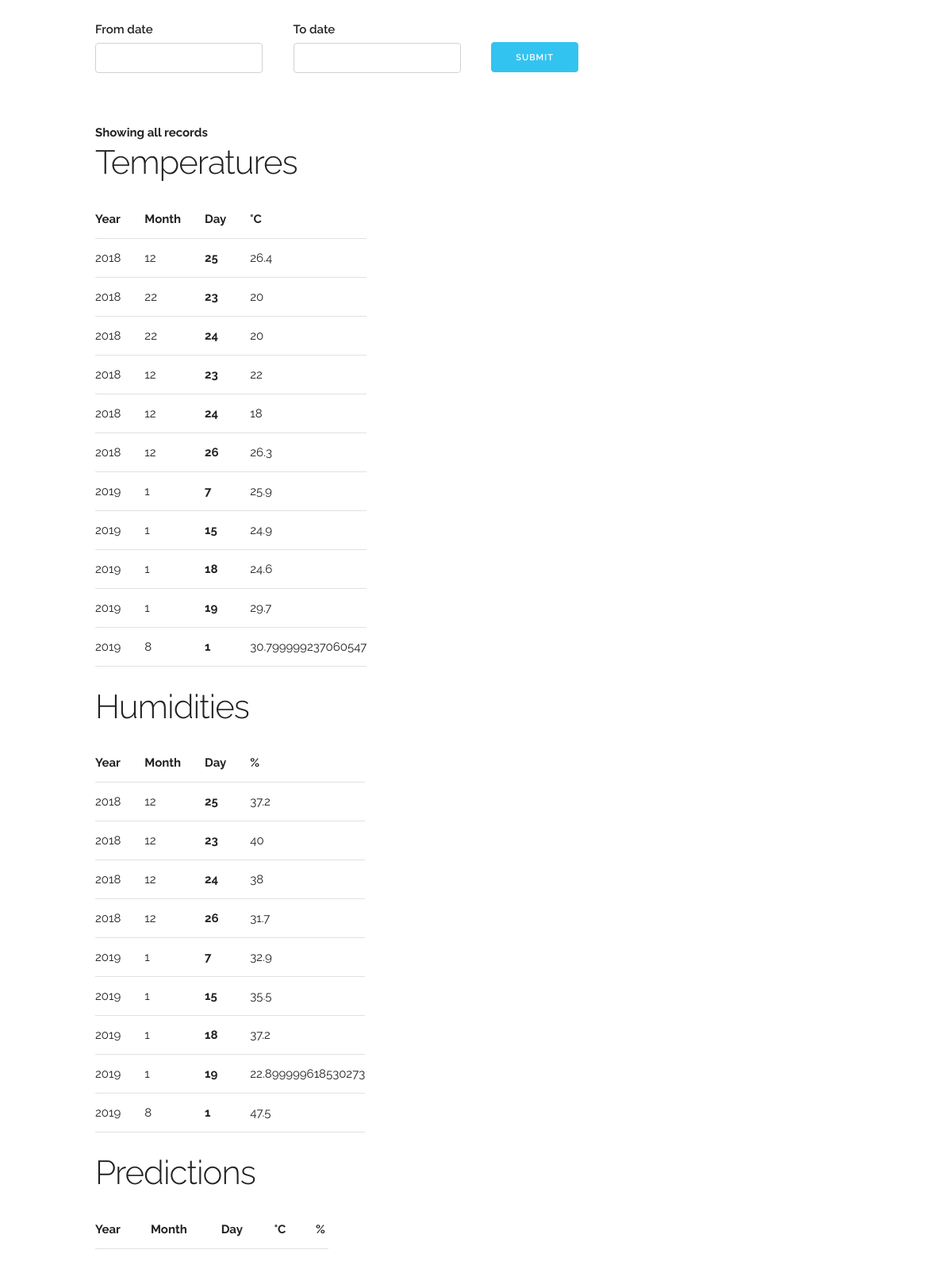
The page /home on the database its author committed.
### tables this page shows
CREATE TABLE tempTable(Year int, Month int, Day int, temp int);

CREATE TABLE humidityTable(Year int, Month int, Day int, humidity int);

### lab_app.py (the view)
@app.route("/home", methods=['GET'])
def home():
    conn=sqlite3.connect('/var/www/lab_app/lab_app.db')
    curs=conn.cursor()
    curs.execute("SELECT * FROM tempTable")
    temperatures = curs.fetchall()
    curs.execute("SELECT * FROM humidityTable")
    humidities = curs.fetchall()
    currentYear = datetime.today().strftime('%Y')
    currentMonth =datetime.today().strftime('%m')
    currentDay = datetime.today().strftime('%d')
    year7Days = (datetime.now() + timedelta(days=7)).strftime('%Y')
    month7Days = (datetime.now() + timedelta(days=7)).strftime('%m')
    day7Days = (datetime.now() + timedelta(days=7)).strftime('%d')
    curs.execute("SELECT Year,Month,Day,PredictedTemp,PredictedHum FROM predictionsTable WHERE Year BETWEEN ? And ? AND  Month BETWEEN ? AND ? AND Day BETWEEN ? AND ?"
                        ,(currentYear,year7Days,currentMonth,month7Days,currentDay,day7Days))
    predictions = curs.fetchall()
    conn.close()
    if not temperatures and not humidities and not predictions:
        return render_template("no_sensor.html")
    return render_template("home.html",temp=temperatures, hum=humidities, pred=predictions, temp_items= len(temperatures),hum_items= len(humidities))

### templates/home.html (shortened to what this page needs)
<!DOCTYPE html>
<html lang="en">
  <head>
    <link rel="stylesheet" href="/static/css/normalize.css">
    <link rel="stylesheet" href="/static/css/skeleton.css">
    <link rel="stylesheet" href="//code.jquery.com/ui/1.12.1/themes/base/jquery-ui.css">
  </head>
  <body>
    <div class="container">
      <div class="row">
        <form id="datetime_range" action="/search" method="GET">
            <div class="three columns">
              <label for="from">From date</label>
              <input class="u-full-width" id="from" type="text" value="{{from_date}}" name="from">
            </div>
            <div class="three columns">
              <label for="to">To date</label>
              <input class="u-full-width" id="to" type="text" value="{{to_date}}" name="to">
            </div>
            <div class="two columns">
              <input class="button-primary" type="submit" value="Submit" style="position:relative; top: 28px" id="submit_button" />
            </div>
        </form>
      </div>
      <div class="row">
        <div class="one-third column" style="margin-top: 5%">
          <strong>Showing all records</strong>
          <h2>Temperatures</h2>
            <table class="u-full-width">
              <thead>
                <tr>
                  <th>Year</th>
                  <th>Month</th>
		  <th>Day</th>
		  <th>&deg;C</th>
                </tr>
              </thead>
              <tbody>
                {% for row in temp %}
                <tr>
                  <td>{{row[0]}}</td>
		  <td>{{row[1]}}</td>
		  <th>{{row[2]}}</th>
                  <td>{{row[3]}}</td>
                </tr>
                {% endfor %}
              </tbody>
            </table>
            <h2>Humidities</h2>
            <table class="u-full-width">
              <thead>
                <tr>
                  <th>Year</th>
		  <th>Month</th>
		  <th>Day</th>
                  <th>%</th>
                </tr>
              </thead>
              <tbody>
                {% for row in hum %}
                <tr>
                  <td>{{row[0]}}</td>
		  <td>{{row[1]}}</td>
		  <th>{{row[2]}}</th>
                  <td>{{row[3]}}</td>
                </tr>
                {% endfor %}
              </tbody>
            </table>
            <h2>Predictions</h2>
            <table class="u-full-width">
              <thead>
                <tr>
                  <th>Year</th>
		  <th>Month</th>
		  <th>Day</th>
		  <th>&deg;C</th>
                  <th>%</th>
                </tr>
              </thead>
            </table>
        </div>
    </div>
  </body>
 </html>

### static/css/skeleton.css (style rules this page uses)
.container { position: relative; width: 100%; max-width: 960px; margin: 0 auto; padding: 0 20px; box-sizing: border-box; }
.column, .columns { width: 100%; float: left; box-sizing: border-box; }
@media (min-width: 400px) { .container { width: 85%; padding: 0; } }
@media (min-width: 550px) { .container { width: 80%; } }
@media (min-width: 550px) { .column, .columns { margin-left: 4%; } }
@media (min-width: 550px) { .column:first-child, .columns:first-child { margin-left: 0; } }
@media (min-width: 550px) { .two.columns { width: 13.3333333333%; } }
@media (min-width: 550px) { .three.columns { width: 22%; } }
@media (min-width: 550px) { .one-third.column { width: 30.6666666667%; } }
html { font-size: 62.5%; }
body { font-size: 1.5em; line-height: 1.6; font-weight: 400; font-family: "Raleway", "HelveticaNeue", "Helvetica Neue", Helvetica, Arial, sans-serif; color: #222; }
h1, h2, h3, h4, h5, h6 { margin-top: 0; margin-bottom: 2rem; font-weight: 300; }
h2 { font-size: 3.6rem; line-height: 1.25; letter-spacing: -.1rem; }
@media (min-width: 550px) { h2 { font-size: 4.2rem; } }
.button, button, input[type="submit"], input[type="reset"], input[type="button"] { display: inline-block; height: 38px; padding: 0 30px; color: #555; text-align: center; font-size: 11px; font-weight: 600; line-height: 38px; letter-spacing: .1rem; text-transform: uppercase; text-decoration: none; white-space: nowrap; background-color: transparent; border-radius: 4px; border: 1px solid #bbb; cursor: pointer; box-sizing: border-box; }
.button.button-primary, button.button-primary, input[type="submit"].button-primary, input[type="reset"].button-primary, input[type="button"].button-primary { color: #FFF; background-color: #33C3F0; border-color: #33C3F0; }
input[type="email"], input[type="number"], input[type="search"], input[type="text"], input[type="tel"], input[type="url"], input[type="password"], textarea, select { height: 38px; padding: 6px 10px; background-color: #fff; border: 1px solid #D1D1D1; border-radius: 4px; box-shadow: none; box-sizing: border-box; }
input[type="email"], input[type="number"], input[type="search"], input[type="text"], input[type="tel"], input[type="url"], input[type="password"], textarea { -webkit-appearance: none; -moz-appearance: none; appearance: none; }
label, legend { display: block; margin-bottom: .5rem; font-weight: 600; }
th, td { padding: 12px 15px; text-align: left; border-bottom: 1px solid #E1E1E1; }
th:first-child, td:first-child { padding-left: 0; }
th:last-child, td:last-child { padding-right: 0; }
input, textarea, select, fieldset { margin-bottom: 1.5rem; }
pre, blockquote, dl, figure, table, p, ul, ol, form { margin-bottom: 2.5rem; }
.u-full-width { width: 100%; box-sizing: border-box; }
.container:after, .row:after, .u-cf { content: ""; display: table; clear: both; }

### rows shown on the page
tempTable: Year "2018", Month "12", Day "25", temp "26.4"
tempTable: Year "2018", Month "22", Day "23", temp "20"
tempTable: Year "2018", Month "22", Day "24", temp "20"
tempTable: Year "2018", Month "12", Day "23", temp "22"
tempTable: Year "2018", Month "12", Day "24", temp "18"
tempTable: Year "2018", Month "12", Day "26", temp "26.3"
tempTable: Year "2019", Month "1", Day "7", temp "25.9"
tempTable: Year "2019", Month "1", Day "15", temp "24.9"
tempTable: Year "2019", Month "1", Day "18", temp "24.6"
tempTable: Year "2019", Month "1", Day "19", temp "29.7"
tempTable: Year "2019", Month "8", Day "1", temp "30.799999237060547"
humidityTable: Year "2018", Month "12", Day "25", humidity "37.2"
humidityTable: Year "2018", Month "12", Day "23", humidity "40"
humidityTable: Year "2018", Month "12", Day "24", humidity "38"
humidityTable: Year "2018", Month "12", Day "26", humidity "31.7"
humidityTable: Year "2019", Month "1", Day "7", humidity "32.9"
humidityTable: Year "2019", Month "1", Day "15", humidity "35.5"
humidityTable: Year "2019", Month "1", Day "18", humidity "37.2"
humidityTable: Year "2019", Month "1", Day "19", humidity "22.899999618530273"
humidityTable: Year "2019", Month "8", Day "1", humidity "47.5"
